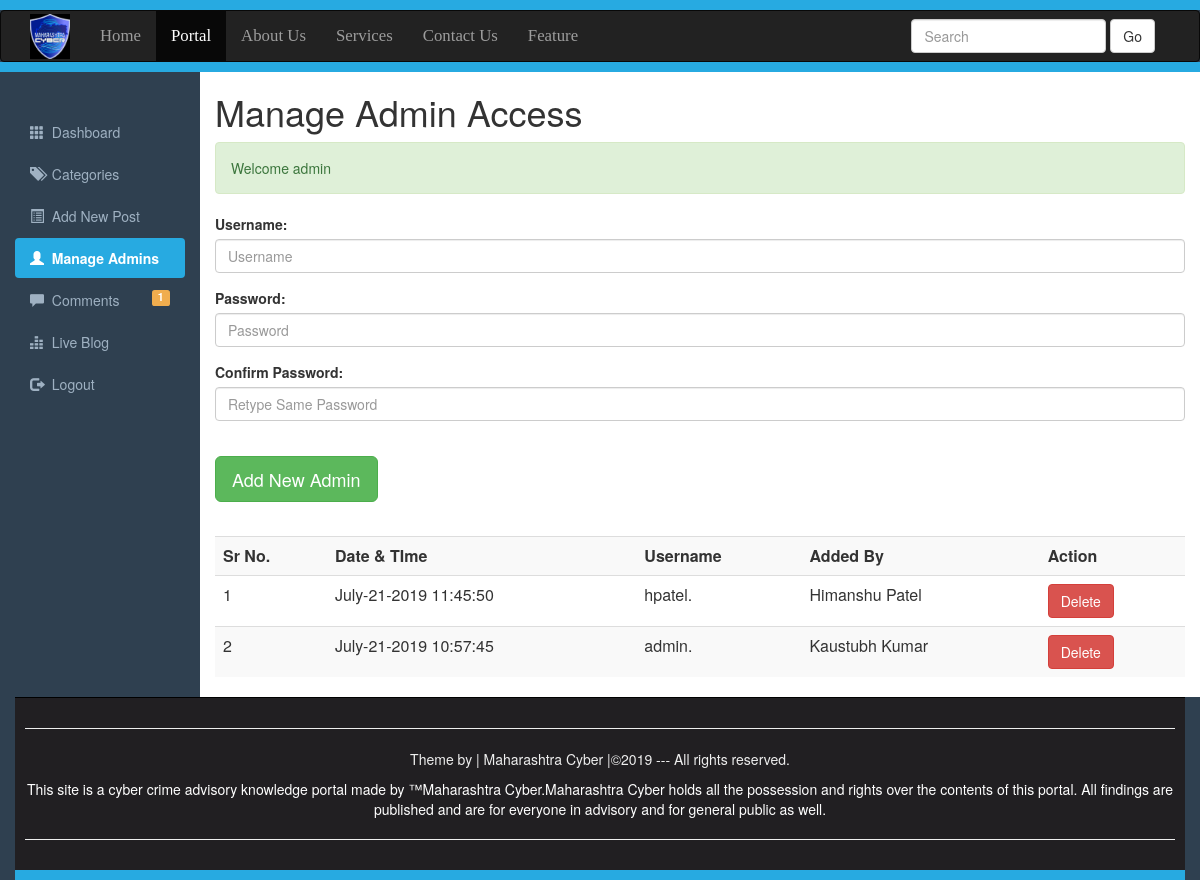
The page /ManageAdmin.php (signed in) on the database its author committed.
### tables this page shows
CREATE TABLE `admin_registration` (
  `id` int(10) NOT NULL,
  `datetime` varchar(50) NOT NULL,
  `username` varchar(200) NOT NULL,
  `password` varchar(250) NOT NULL,
  `addedby` varchar(200) NOT NULL,
  `user_type` int(1) NOT NULL COMMENT '0 for admin and 1 for content auther'
);

### ManageAdmin.php (the view, shortened to what this page needs)
<?php require_once("include/Sessions.php");?>
<!DOCTYPE>
<html>
    <head>
        <link rel="stylesheet" href="css/bootstrap.min.css">
        <link rel="stylesheet" href="css/adminstyle.css">
    </head>
    <body>
    <div style="height: 10px;background: #27AAE1;"></div>
<nav class ="navbar navbar-inverse" role="navigation">
    <div class="container">
        <div class="navbar-header">
        <a class="navbar-brand" href="Portal.php">
        <img style="margin-top: -12px;" src="images/maha.jfif" width=40;height=7;>
        </a>
        </div>
        <div class="collapse navbar-collapse" id="collapse">
        <ul class="nav navbar-nav">
            <li><a href="#">Home</a></li>
            <li class="active"><a href="Portal.php" target="_blank">Portal</a></li>
            <li><a href="#">About Us</a></li>
            <li><a href="#">Services</a></li>
            <li><a href="#">Contact Us</a></li>
            <li><a href="#">Feature</a></li>
        </ul>
        <form action="Portal.php" class="navbar-form navbar-right">
        <div class="form-group">
        <input type="text" class="form-control" placeholder="Search" name="Search">
        </div>
        <button class="btn btn-default" name="SearchButton">Go</button>
        </form>
        </div>
        </nav>
        <div class="Line" style="height: 10px;background: #27AAE1;"></div>
<div class="container-fluid">
<div class="row">
    <div class="col-sm-2">
    <br><br>
        <ul id="Side_Menu" class="nav nav-pills nav-stacked">
        <li><a href="dashboard">
        <span class="glyphicon glyphicon-th"></span>
        &nbsp;Dashboard</a></li>
        <li><a href="categories">
        <span class="glyphicon glyphicon-tags"></span>
        &nbsp;Categories</a></li>
        <li><a href="addNewPost">
        <span class="glyphicon glyphicon-list-alt"></span>
        &nbsp;Add New Post</a></li>
        <li class="active"><a href="manageAdmin">
        <span class="glyphicon glyphicon-user"></span>
        &nbsp;Manage Admins</a></li>
        <li><a href="comments">
        <span class="glyphicon glyphicon-comment"></span>
        &nbsp;Comments
        <?php
                     global $connection;
                     $QueryTotal="SELECT COUNT(*) FROM comments WHERE status='OFF'";
                     $ExecuteTotal=mysqli_query($connection,$QueryTotal);
                     $RowsTotal=mysqli_fetch_array($ExecuteTotal);
                     $TotalUnApprovedComments=array_shift($RowsTotal);
                ?>
                <span class="label pull-right label-warning">
                <?php echo $TotalUnApprovedComments; ?></span>
        </a></li>
        <li><a href="#">
        <span class="glyphicon glyphicon-equalizer"></span>
        &nbsp;Live Blog</a></li>
        <li><a href="logout">
        <span class="glyphicon glyphicon-log-out"></span>
        &nbsp;Logout</a></li>
        </ul>
        </div>
        <div class="col-sm-10">
        <h1>Manage Admin Access</h1>
        <div><?php  echo Message();
                    echo SuccessMessage();
         ?></div>
        <div>
        <form action="manageAdmin" method="post">
        <fieldset>
            <div class="form-group">
            <label for="Username"><span>Username:</span></label>
            <input class="form-control" type="text" name="Username" id="Username" placeholder="Username">
            </div>
            <div class="form-group">
            <label for="Password"><span>Password:</span></label>
            <input class="form-control" type="Password" name="Password" id="Password" placeholder="Password">
            </div>
            <div class="form-group">
            <label for="ConfirmPassword"><span>Confirm Password:</span></label>
            <input class="form-control" type="Password" name="ConfirmPassword" id="ConfirmPassword" placeholder="Retype Same Password">
            </div>
            <br>
            <input class="btn btn-success btn-lg"type="Submit" name="Submit" value="Add New Admin">
        </fieldset>
        <br>
        </form>
        </div>
        <div class="table-responsive">
         <table class="table table-striped table-hover">
    <tr>
        <th>Sr No.</th>
        <th>Date & TIme</th>
        <th>Username</th>
        <th>Added By</th>
        <th>Action</th>
    </tr>
<?php
global $connection;
$ViewQuery="SELECT * FROM admin_registration ORDER BY datetime desc";
$Execute=mysqli_query($connection,$ViewQuery);
$SrNo=0;
while($DataRows=mysqli_fetch_array($Execute)){
    $Id=$DataRows["id"];
    $DateTime=$DataRows["datetime"];
    $AdminName=$DataRows["username"];
    $AddedBy=$DataRows["addedby"];
    $SrNo++;
?>
<tr>
        <td><?php echo $SrNo;?></td>
        <td><?php echo $DateTime;?></td>
        <td><?php echo $AdminName;?>.</td>
        <td><?php echo $AddedBy;?></td>
        <td><a href="deleteAdmin?id=<?php echo $Id;?>">
        <span class="btn btn-danger">Delete</span>
</a>
</td>
</tr>
<?php } ?>
    </table>
        </div>
</div>
</div>
<div id="Footer">
    <hr><p>Theme by | Maharashtra Cyber |&copy;2019 --- All rights reserved.
</p>
<a style="color: white; text-decoration:none; cursor: pointer; font weight: bold" href="https://www.reportphishing.in/index.php" target="_blank">
<p>This site is a cyber crime advisory knowledge portal made by &trade;Maharashtra Cyber.Maharashtra Cyber holds all the possession and rights over the contents of this portal.
    All findings are published and are for everyone in advisory and for general public as well.
</p><hr></a>
</div>
<div style="height: 10px; background: #27AAE1;"></div>
    </body>
</html>

### css/adminstyle.css (style rules this page uses)
.navbar-nav li { font-family: Bitter,Georgia,Times,"Times New Roman",serif; font-size: 1.2em; }
.Line { margin-top: -20px; }
body { background-color: #2f4050; }
.col-sm-10 { background-color: #ffffff; }
#Side_Menu a { color: #9fb1c2; }
#Side_Menu .active a { color: #ffffff; background-color: #27AAE1; font-weight: bold; }
#Footer { padding: 10px; border-top: 1px solid black; color: #eeeeee; background-color: #211f22; text-align: center; }

### ManageAdmin.php (style rules this page uses)
.navbar-nav li { font-family: Bitter,Georgia,Times,"Times New Roman",serif; font-size: 1.2em; }
.Line { margin-top: -20px; }

### rows shown on the page
admin_registration: datetime "July-21-2019 11:45:50", username "hpatel", addedby "Himanshu Patel"
admin_registration: datetime "July-21-2019 10:57:45", username "admin", addedby "Kaustubh Kumar"

### other values the page prints
$TotalUnApprovedComments "1"
SuccessMessage() "Welcome admin"
